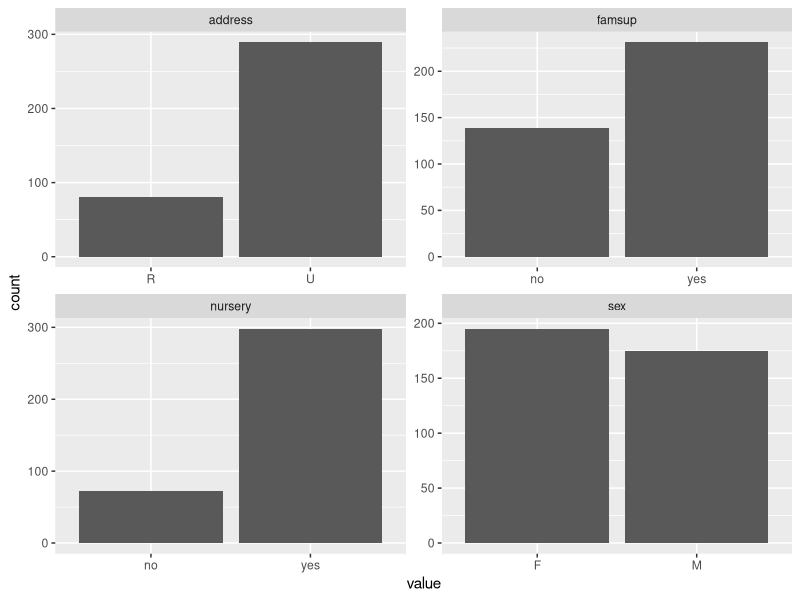

Reproduce this figure in R.
## ---- chunk 1
# set working directory 
setwd("C:/Users/koivusus/IODS/IODS-project_new")

# read in data 
data <- read.csv("data/alc.csv") 

# print out the column names 
colnames(data)

# check dimensions
dim(data)
## ---- chunk 2

# load library
library(ggplot2)
library(tidyr)
library(dplyr)

# draw a bar plot of each variable
data %>% select(sex, address, famsup, nursery) %>% gather() %>% ggplot(aes(value)) + facet_wrap("key", scales = "free") + geom_bar()

## ---- chunk 3

# see how many percent in men and in women belong to the high/low alcohol consumption class
data %>% group_by(sex, high_use) %>% summarise(count = n()) %>% mutate(prop = count / sum(count))

# see how many percent in students living in urban/rural areas belong to the high/low alcohol consumption class
data %>% group_by(address, high_use) %>% summarise(count = n()) %>% mutate(prop = count / sum(count))

# see how many percent in students that have received family educational support belong to the high/low alcohol consumption class
data %>% group_by(famsup, high_use) %>% summarise(count = n()) %>% mutate(prop = count / sum(count))

# see how many percent in students that have or have not attended nursery education belong to the high/low alcohol consumption class
data %>% group_by(nursery, high_use) %>% summarise(count = n()) %>% mutate(prop = count / sum(count))


## ---- chunk 4

## ---- chunk 5

## ---- chunk 6

## ---- chunk 7

## ---- chunk 8

